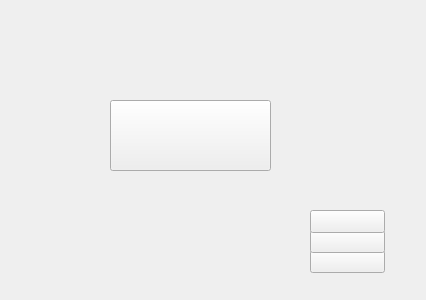
<?xml version="1.0" encoding="UTF-8"?>
<ui version="4.0">
 <class>Form</class>
 <widget class="QWidget" name="Form">
  <property name="geometry">
   <rect>
    <x>0</x>
    <y>0</y>
    <width>426</width>
    <height>300</height>
   </rect>
  </property>
  <property name="windowTitle">
   <string>Form</string>
  </property>
  <widget class="QLabel" name="label">
   <property name="geometry">
    <rect>
     <x>10</x>
     <y>10</y>
     <width>381</width>
     <height>271</height>
    </rect>
   </property>
   <property name="text">
    <string/>
   </property>
   <property name="pixmap">
    <pixmap>Galerie.jpg</pixmap>
   </property>
   <property name="scaledContents">
    <bool>true</bool>
   </property>
  </widget>
  <widget class="QPushButton" name="pushButton">
   <property name="geometry">
    <rect>
     <x>310</x>
     <y>250</y>
     <width>75</width>
     <height>23</height>
    </rect>
   </property>
   <property name="text">
    <string/>
   </property>
   <property name="icon">
    <iconset>
     <normaloff>bouton fuite 4.png</normaloff>bouton fuite 4.png</iconset>
   </property>
   <property name="iconSize">
    <size>
     <width>75</width>
     <height>50</height>
    </size>
   </property>
  </widget>
  <widget class="QPushButton" name="pushButton_2">
   <property name="geometry">
    <rect>
     <x>310</x>
     <y>230</y>
     <width>75</width>
     <height>23</height>
    </rect>
   </property>
   <property name="text">
    <string/>
   </property>
   <property name="icon">
    <iconset>
     <normaloff>bouton sac 3.png</normaloff>bouton sac 3.png</iconset>
   </property>
   <property name="iconSize">
    <size>
     <width>75</width>
     <height>50</height>
    </size>
   </property>
  </widget>
  <widget class="QPushButton" name="pushButton_3">
   <property name="geometry">
    <rect>
     <x>310</x>
     <y>210</y>
     <width>75</width>
     <height>23</height>
    </rect>
   </property>
   <property name="text">
    <string/>
   </property>
   <property name="icon">
    <iconset>
     <normaloff>bouton petit attaque .png</normaloff>bouton petit attaque .png</iconset>
   </property>
   <property name="iconSize">
    <size>
     <width>75</width>
     <height>50</height>
    </size>
   </property>
  </widget>
  <widget class="QPushButton" name="pushButton_4">
   <property name="geometry">
    <rect>
     <x>110</x>
     <y>100</y>
     <width>161</width>
     <height>71</height>
    </rect>
   </property>
   <property name="text">
    <string/>
   </property>
   <property name="icon">
    <iconset>
     <normaloff>bouton bravo 3.png</normaloff>bouton bravo 3.png</iconset>
   </property>
   <property name="iconSize">
    <size>
     <width>209</width>
     <height>74</height>
    </size>
   </property>
  </widget>
 </widget>
 <resources/>
 <connections/>
</ui>
